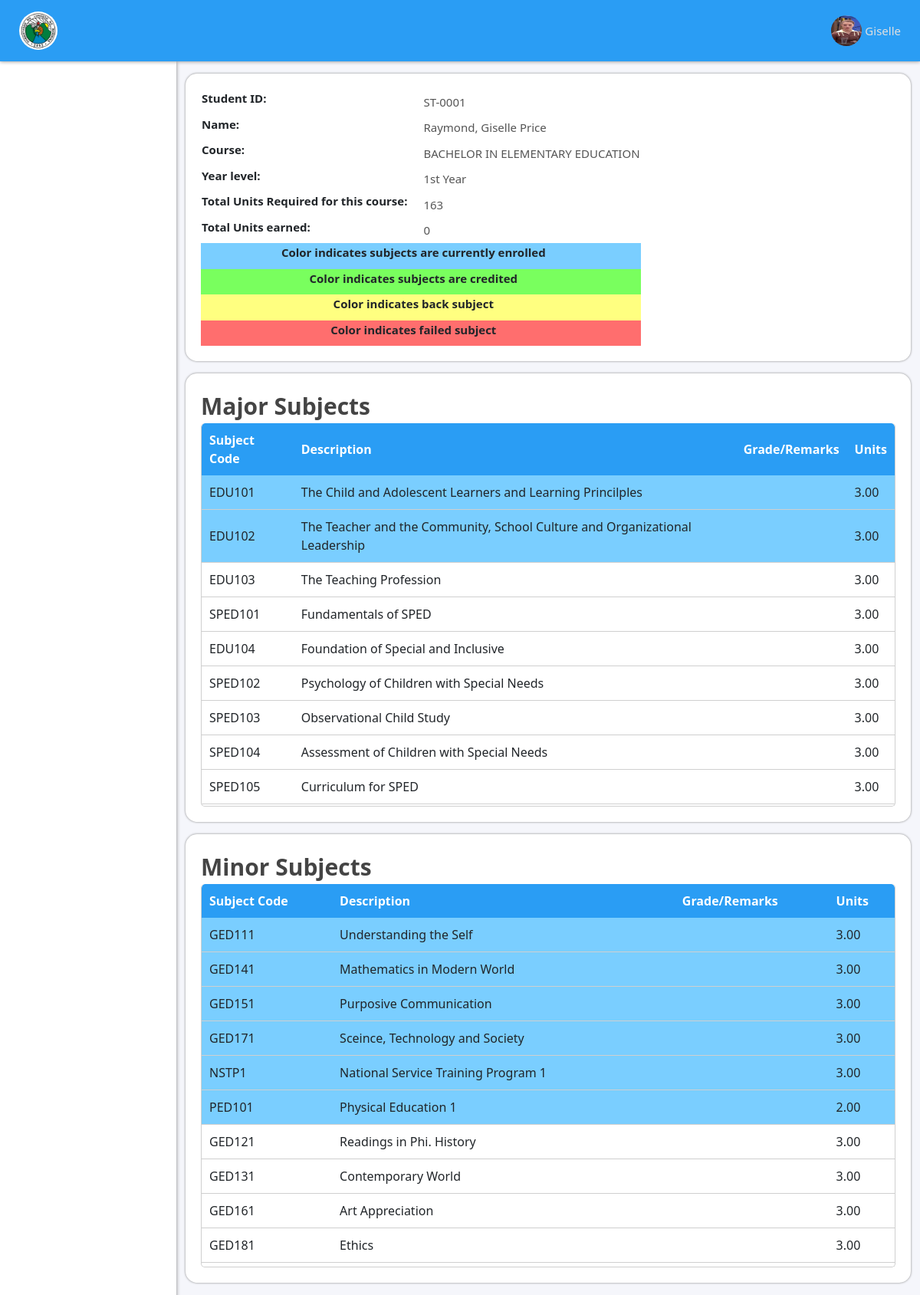
Page /pages/stud.check-list.php (signed in) on the committed database.
### tables this page shows
CREATE TABLE `student` (
  `StudentID` varchar(50) NOT NULL,
  `Firstname` varchar(50) NOT NULL,
  `Middlename` varchar(50) NOT NULL,
  `Lastname` varchar(50) NOT NULL,
  `Gender` varchar(30) NOT NULL,
  `Email` varchar(50) NOT NULL,
  `ContactNo` varchar(10) NOT NULL,
  `Birthdate` date NOT NULL,
  `Image` text NOT NULL
);

CREATE TABLE `course` (
  `CourseID` varchar(50) NOT NULL,
  `Course` varchar(100) NOT NULL,
  `Duration` varchar(50) NOT NULL,
  `Admission` varchar(100) NOT NULL,
  `TuitionFee` varchar(100) NOT NULL,
  `Department` varchar(50) NOT NULL,
  `Abbreviation` varchar(50) NOT NULL
);

CREATE TABLE `student_academic_info` (
  `AcademicID` varchar(50) NOT NULL,
  `StudentID` varchar(50) NOT NULL,
  `CourseID` varchar(50) NOT NULL,
  `YearLevel` varchar(20) NOT NULL,
  `Semester` varchar(20) NOT NULL,
  `SchoolYear` varchar(20) NOT NULL
);

CREATE TABLE `subject_course` (
  `SubjectID` varchar(50) NOT NULL,
  `SubjectCode` varchar(50) NOT NULL,
  `CourseID` varchar(50) NOT NULL,
  `YearLevel` varchar(50) NOT NULL,
  `Semester` varchar(50) NOT NULL
);

CREATE TABLE `subject` (
  `SubjectCode` varchar(50) NOT NULL,
  `Description` varchar(100) NOT NULL,
  `Units` decimal(10,2) NOT NULL,
  `SubjectFee` decimal(10,2) NOT NULL,
  `Type` varchar(20) NOT NULL,
  `Department` varchar(100) NOT NULL
);

### db-helper/Select.php (called while the page is built, shortened)
<?php
class Select extends Connection{
    public function getSubjectCourseByCourse($courseID){
        $con = $this->connect();
        $stmt = $con->prepare('SELECT * FROM `subject_course` INNER JOIN subject on subject.SubjectCode = subject_course.SubjectCode WHERE CourseID = ?');
        $stmt->bind_param('s', $courseID);
        $stmt->execute();
        $res = $stmt->get_result();
        return $res->fetch_all(MYSQLI_ASSOC);
    }
    public function getSubjectCourseByCourseAndType($courseID, $type){
       $con = $this->connect();
       $stmt = $con->prepare('SELECT * FROM `subject_course` INNER JOIN subject on subject.SubjectCode = subject_course.SubjectCode WHERE CourseID = ? AND subject.Type = ?');
       $stmt->bind_param('ss', $courseID, $type);
       $stmt->execute();
       $res = $stmt->get_result();
       return $res->fetch_all(MYSQLI_ASSOC);
    }
    public function getStudentClassByStudentIDSchoolYearSemester($studentID, $schoolYear, $semester){
        $con = $this->connect();
        $stmt = $con->prepare('SELECT * FROM `student_class` INNER JOIN subject_course ON student_class.SubjectID = subject_course.SubjectID INNER JOIN subject ON subject.SubjectCode = subject_course.SubjectCode WHERE StudentID = ? AND SchoolYear = ? AND Semester = ?');
        $stmt->bind_param('sss', $studentID, $schoolYear, $semester);
        $stmt->execute();
        $res = $stmt->get_result();
        return $res->fetch_all(MYSQLI_ASSOC);
    }
    public function getStudentAcademicInformationByStudentID($studentID){
        $con = $this->connect();
        $stmt = $con->prepare('SELECT * FROM `student_academic_info` WHERE StudentID = ? ORDER BY AcademicID DESC LIMIT 1');
        $stmt->bind_param('s', $studentID);
        $stmt->execute();
        $res = $stmt->get_result();
        return $res->fetch_assoc();
    }
    public function getStudentByID($studentID){
        $con = $this->connect();
        $stmt = $con->prepare('SELECT * FROM `student` WHERE StudentID = ?');
        $stmt->bind_param('s', $studentID);
        $stmt->execute();
        $res = $stmt->get_result();
        return $res->fetch_assoc();
    }
    public function getCourseByCourseID($courseID){
        $con = $this->connect();
        $stmt = $con->prepare('SELECT * FROM course WHERE CourseID = ?');
        $stmt->bind_param('s', $courseID);
        $stmt->execute();
        $res = $stmt->get_result();
        return $res->fetch_assoc();
    }
    public function getControl($control){
        $con = $this->connect();
        $stmt = $con->prepare('SELECT * FROM `enrollment_control` WHERE Control = ?');
        $stmt->bind_param('s', $control);
        $stmt->execute();
        $res = $stmt->get_result();
        return $res->fetch_assoc()['Status'];
    }
}

### pages/stud.check-list.php (the view, shortened to what this page needs)
<?php
    include '../includes/header.inc.php';
    include '../includes/nav.inside-nav.php';
    $academicLevel = $selectObj->getStudentAcademicInformationByStudentID($_SESSION['USER_ID']);
    $course = $selectObj->getCourseByCourseID($academicLevel['CourseID']);
    $subjects = $selectObj->getSubjectCourseByCourse($academicLevel['CourseID']);
    $totalUnits = 0;
    $totalUnitsTaken = 0;
    for($i = 0; $i < count($subjects); $i++){
        $totalUnits += $subjects[$i]['Units'];
    }
    $enrolledSubs = $selectObj->getStudentClassByStudentIDSchoolYearSemester($_SESSION['USER_ID'], $selectObj->getControl('enrollment-school-year'), $selectObj->getControl('enrollment-semester'));
    $creditedSubs = $selectObj->getStudentCreditedSubjectsStudentIDNotSchoolYearSemester($_SESSION['USER_ID'], $selectObj->getControl('enrollment-school-year'), $selectObj->getControl('enrollment-semester'));
    $minorSubs = $selectObj->getSubjectCourseByCourseAndType($academicLevel['CourseID'], "minor");
    $majorSubs = $selectObj->getSubjectCourseByCourseAndType($academicLevel['CourseID'], "major");
?>
<link rel="stylesheet" href="../css/stud.check-list.css?v=<?php echo time()?>">
<div class="container-fluid py-3">
    <div class="card-container">
        <table class="student-info">
            <tr>
                <td>Student ID: </td>
                <td><?php echo $_SESSION['USER_ID']; ?></td>
            </tr>
            <tr>
                <td>Name: </td>
                <td><?php echo $user['Lastname'] . ", " . $user['Firstname'] . " " . $user['Middlename']; ?></td>
            </tr>
            <tr>
                <td>Course: </td>
                <td><?php echo $course['Course']?></td>
            </tr>
            <tr>
                <td>Year level: </td>
                <td><?php echo $academicLevel['YearLevel']?></td>
            </tr>
            <tr>
                <td>Total Units Required for this course: </td>
                <td><?php echo $totalUnits;?></td>
            </tr>
            <tr>
                <td>Total Units earned: </td>
                <td><?php echo $totalUnitsTaken;?></td>
            </tr>
            <tr class="enrolled-sub">
                <td class="text-center" colspan="2">Color indicates subjects are currently enrolled</td>
            </tr>
            <tr class="credited-sub">
                <td class="text-center" colspan="2">Color indicates subjects are credited</td>
            </tr>
            <tr class="enrolled-sub failed-sub">
                <td class="text-center" colspan="2">Color indicates back subject</td>
            </tr>
            <tr class="failed-sub">
                <td class="text-center" colspan="2">Color indicates failed subject</td>
            </tr>
        </table>
    </div>
    <div class="card-container mt-3">
        <label class="sub-header">Major Subjects</label>
        <div class="table-container">
            <table class="plmar-table">
                <thead>
                    <tr>
                        <th>Subject Code</th>
                        <th>Description</th>
                        <th>Grade/Remarks</th>
                        <th>Units</th>
                    </tr>
                </thead>
                <tbody>
                    <?php for($i = 0; $i < count($majorSubs); $i++): ?>
                        <?php
                            $enrolledKey = array_search($majorSubs[$i]['SubjectCode'], array_column($enrolledSubs, "SubjectCode"));
                            $credited = array_search($majorSubs[$i]['SubjectCode'], array_column($creditedSubs, "SubjectCode"));
                        ?>
                        <tr class="<?php
                                if($enrolledKey !== false){
                                    echo "enrolled-sub ";
                                }
                                if($credited !== false){
                                    $keyCredited = $credited;
                                    if($creditedSubs[$keyCredited]['Remarks'] == "Failed"){
                                        $keyCredited = $credited;
                                        echo "failed-sub";
                                    }
                                    else{
                                        $keyCredited = $credited;
                                        echo "credited-sub";
                                    }
                                }
                                else{
                                    $keyCredited = -1;
                                }
                             ?>">
                            <td><?php echo $majorSubs[$i]['SubjectCode']?></td>
                            <td><?php echo $majorSubs[$i]['Description']; ?></td>
                            <td><?php echo ($keyCredited >= 0) ? $creditedSubs[$keyCredited]['Remarks'] : ""?></td>
                            <td><?php echo $majorSubs[$i]['Units']?></td>
                        </tr>
                    <?php endfor; ?>
                </tbody>
            </table>
        </div>
    </div>
    <div class="card-container mt-3">
        <label class="sub-header">Minor Subjects</label>
        <div class="table-container">
            <table class="plmar-table">
                <thead>
                    <tr>
                        <th>Subject Code</th>
                        <th>Description</th>
                        <th>Grade/Remarks</th>
                        <th>Units</th>
                    </tr>
                </thead>
                <tbody>
                    <?php for($i = 0; $i < count($minorSubs); $i++): ?>
                        <?php
                            $enrolledKey = array_search($minorSubs[$i]['SubjectCode'], array_column($enrolledSubs, "SubjectCode"));
                            $credited = array_search($minorSubs[$i]['SubjectCode'], array_column($creditedSubs, "SubjectCode"));
                        ?>
                        <tr class="<?php
                                if($enrolledKey !== false){
                                    echo "enrolled-sub";
                                }
                                if($credited !== false){
                                    $keyCredited = $credited;
                                    if($creditedSubs[$keyCredited]['Remarks'] == "Failed"){
                                        $keyCredited = $credited;
                                    }
                                    else{
                                        $keyCredited = $credited;
                                        echo "credited-sub";
                                    }
                                }
                                else{
                                    $keyCredited = -1;
                                }
                             ?>">
                            <td><?php echo $minorSubs[$i]['SubjectCode']?></td>
                            <td><?php echo $minorSubs[$i]['Description']; ?></td>
                            <td><?php echo ($keyCredited >= 0) ? $creditedSubs[$keyCredited]['Remarks'] : ""?></td>
                            <td><?php echo $minorSubs[$i]['Units']?></td>
                        </tr>
                    <?php endfor; ?>
                </tbody>
            </table>
        </div>
    </div>
</div>

### includes/header.inc.php (shortened to what this page needs)
<?php
    function isAdmin($userType){
        return $userType == "admin" || $userType == "faculty" || $userType == "dean";
    }
    $selectObj = new Select();
    if(isset($_SESSION['USER_ID'])){
        if(isAdmin($_SESSION['USER_TYPE'])){
            $user = $selectObj->getAdminByID($_SESSION['USER_ID']);
        }
        else{
            $user = $selectObj->getStudentByID($_SESSION['USER_ID']);
        }
    }
?>
<!doctype html>
<html lang="en">
    <head>
        <link href="https://cdn.jsdelivr.net/npm/bootstrap@5.0.2/dist/css/bootstrap.min.css" rel="stylesheet">
        <link rel="stylesheet" href="https://use.fontawesome.com/releases/v5.15.3/css/all.css">
        <link rel="stylesheet" href="../css/style-resources.css?v=<?php echo time()?>">
    </head>
    <body>

### includes/nav.inside-nav.php (shortened to what this page needs)
<link rel="stylesheet" href="../css/nav.inside-nav.css?v=<?php echo time()?>">
<nav>
    <div class="logo-container">
        <img src="../img/logo_plmar.jpg" width="50px" height="50px" class="rounded-circle">
    </div>
    <div class="account-container" id="btn-account">
        <img src="../user-uploads/<?php echo $user['Image']?>" width="40px" height="40px" class="rounded-circle">
        <label class="phar ms-1"><?php echo $user['Firstname']?></label>
    </div>
</nav>
<aside>
    <ul>
    </ul>
</aside>

### css/style-resources.css (style rules this page uses)
.sub-header { font-size: 30px; font-weight: 600; color: #444444; }
.phar { font-size: 15px; font-weight: 500; color: #4e4e4e; }
.table-container { border-left: 1px solid #cfcfcf; border-right: 1px solid #cfcfcf; border-bottom: 1px solid #cfcfcf; height: 500px; border-radius: 5px; overflow: auto; }
.plmar-table { width: 100%; }
.plmar-table thead th { background-color: #2a9df4; padding: 10px; color: #ffffff; }
.plmar-table thead th:first-child { border-top-left-radius: 5px; }
.plmar-table thead th:last-child { border-top-right-radius: 5px; }
.plmar-table tbody tr td { padding: 10px; border-bottom: 1px solid #cfcfcf; }
.card-container { padding: 20px; background-color: #ffffff; border-radius: 15px; box-shadow: 0px 0px 3px gray; }

### css/nav.inside-nav.css (style rules this page uses)
body { background-color: #F5F6FB; padding-top: 80px; }
nav { width: 100%; height: 80px; background-color: #2a9df4; position: fixed; top: 0px; left: 0px; box-shadow: 0px 0px 5px gray; z-index: 300; }
nav .logo-container { display: none; }
nav .account-container { height: inherit; float: right; display: inline-flex; align-items: center; justify-content: space-around; padding: 15px; cursor: pointer; }
nav .account-container label.phar { color: #e0e0e0 ; cursor: pointer; }
aside { width: 230px; height: 100%; position: fixed; left: -240px; background-color: #ffffff; box-shadow: 0px 0px 5px gray; transition: .2s ease all; z-index: 100; }
aside ul { padding: 0px; list-style: none; height: 500px; margin-top: 50px; overflow: auto; }
@media (min-width: 992px) { body { padding-left: 230px; } }
@media (min-width: 992px) { nav .logo-container { height: inherit; display: inline-flex; align-items: center; padding: 25px; } }
@media (min-width: 992px) { nav .account-container { padding: 25px; } }
@media (min-width: 992px) { aside { left: 0px !important; } }

### css/stud.check-list.css (style rules this page uses)
.student-info tr td:nth-child(1) { padding-right: 20px; padding-bottom: 10px; font-size: 15px; font-weight: 600; }
.student-info tr td:nth-child(2) { font-size: 15px; font-weight: 500; color: #555555; }
.enrolled-sub { background-color: rgb(122, 206, 255); }
.credited-sub { background-color: rgb(121, 255, 94); }
.failed-sub { background-color: rgb(255, 110, 110); }
.enrolled-sub.failed-sub { background-color: rgb(255, 255, 128); }

### rows in the picture
student: Image (picture), Firstname "Giselle", Lastname "Raymond", Middlename "Price"
course: Course "BACHELOR IN ELEMENTARY EDUCATION"
student_academic_info: YearLevel "1st Year"
subject_course: SubjectCode.SubjectCode "EDU101", SubjectCode.Description "The Child and Adolescent Learners and Learning Princilples", SubjectCode.Units "3.00"
subject_course: SubjectCode.SubjectCode "EDU102", SubjectCode.Description "The Teacher and the Community, School Culture and Organizational Leadership", SubjectCode.Units "3.00"
subject_course: SubjectCode.SubjectCode "EDU103", SubjectCode.Description "The Teaching Profession", SubjectCode.Units "3.00"
subject_course: SubjectCode.SubjectCode "SPED101", SubjectCode.Description "Fundamentals of SPED", SubjectCode.Units "3.00"
subject_course: SubjectCode.SubjectCode "EDU104", SubjectCode.Description "Foundation of Special and Inclusive", SubjectCode.Units "3.00"
subject_course: SubjectCode.SubjectCode "SPED102", SubjectCode.Description "Psychology of Children with Special Needs", SubjectCode.Units "3.00"
subject_course: SubjectCode.SubjectCode "SPED103", SubjectCode.Description "Observational Child Study", SubjectCode.Units "3.00"
subject_course: SubjectCode.SubjectCode "SPED104", SubjectCode.Description "Assessment of Children with Special Needs", SubjectCode.Units "3.00"
subject_course: SubjectCode.SubjectCode "SPED105", SubjectCode.Description "Curriculum for SPED", SubjectCode.Units "3.00"
subject_course: SubjectCode.SubjectCode "GED111", SubjectCode.Description "Understanding the Self", SubjectCode.Units "3.00"
subject_course: SubjectCode.SubjectCode "GED141", SubjectCode.Description "Mathematics in Modern World", SubjectCode.Units "3.00"
subject_course: SubjectCode.SubjectCode "GED151", SubjectCode.Description "Purposive Communication", SubjectCode.Units "3.00"
subject_course: SubjectCode.SubjectCode "GED171", SubjectCode.Description "Sceince, Technology and Society", SubjectCode.Units "3.00"
subject_course: SubjectCode.SubjectCode "NSTP1", SubjectCode.Description "National Service Training Program 1", SubjectCode.Units "3.00"
subject_course: SubjectCode.SubjectCode "PED101", SubjectCode.Description "Physical Education 1", SubjectCode.Units "2.00"
subject_course: SubjectCode.SubjectCode "GED121", SubjectCode.Description "Readings in Phi. History", SubjectCode.Units "3.00"
subject_course: SubjectCode.SubjectCode "GED131", SubjectCode.Description "Contemporary World", SubjectCode.Units "3.00"
subject_course: SubjectCode.SubjectCode "GED161", SubjectCode.Description "Art Appreciation", SubjectCode.Units "3.00"
subject_course: SubjectCode.SubjectCode "GED181", SubjectCode.Description "Ethics", SubjectCode.Units "3.00"

### other values in the picture
$_SESSION['USER_ID'] "ST-0001"
$totalUnits "163"
$totalUnitsTaken "0"
